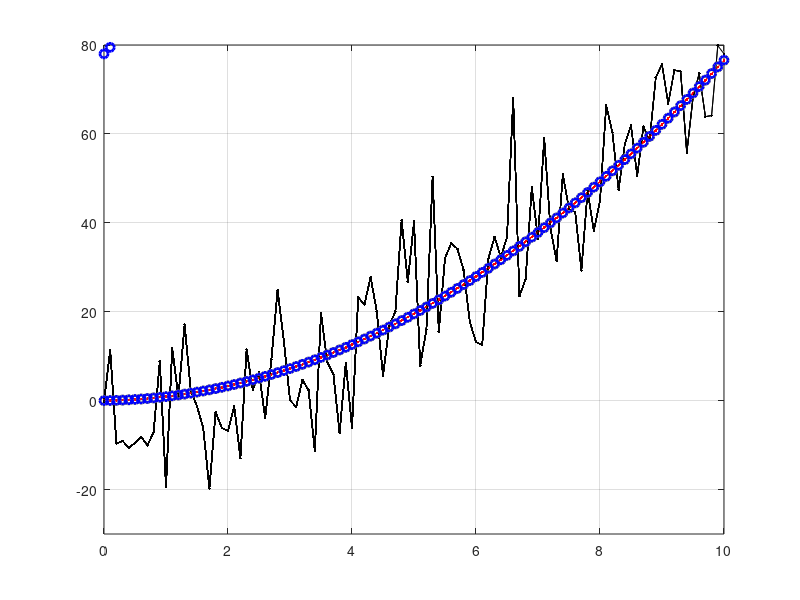

Recreate this plot in MATLAB.
% written by StudentDave
%for licensing and usage questions
%email scienceguy5000 at gmail. com

%Bayesian Ninja tracking Quail using kalman filter

clear all
% define our meta-variables (i.e. how long and often we will sample)
duration = 10  %how long the Quail flies
dt = .1;  %The Ninja continuously looks for the birdy,
%but we'll assume he's just repeatedly sampling over time at a fixed interval

% Define update equations (Coefficent matrices): A physics based model for where we expect the Quail to be [state transition (state + velocity)] + [input control (acceleration)]
A = [1 dt; 0 1] ; % state transition matrix:  expected flight of the Quail (state prediction)
B = [dt^2/2; dt]; %input control matrix:  expected effect of the input accceleration on the state.
C = [1 0]; % measurement matrix: the expected measurement given the predicted state (likelihood)
%since we are only measuring position (too hard for the ninja to calculate speed), we set the velocity variable to
%zero.

% define main variables
u = 1.5; % define acceleration magnitude
Q= [0; 0]; %initized state--it has two components: [position; velocity] of the Quail
Q_estimate = Q;  %x_estimate of initial location estimation of where the Quail is (what we are updating)
Q_estimate1 = Q;
QuailAccel_noise_mag = 0.05; %process noise: the variability in how fast the Quail is speeding up (stdv of acceleration: meters/sec^2)
NinjaVision_noise_mag = 10;  %measurement noise: How mask-blinded is the Ninja (stdv of location, in meters)
Ez = NinjaVision_noise_mag^2;% Ez convert the measurement noise (stdv) into covariance matrix
Ex = QuailAccel_noise_mag^2 * [dt^4/4 dt^3/2; dt^3/2 dt^2]; % Ex convert the process noise (stdv) into covariance matrix
P = Ex; % estimate of initial Quail position variance (covariance matrix)
P1 = Ex;

% initize result variables
% Initialize for speed
Q_loc = []; % ACTUAL Quail flight path
vel = []; % ACTUAL Quail velocity
Q_loc_meas = []; % Quail path that the Ninja sees


% simulate what the Ninja sees over time
%figure(2);clf
figure(1);clf
for t = 0 : dt: duration

    % Generate the Quail flight
    QuailAccel_noise = QuailAccel_noise_mag * [(dt^2/2)*randn; dt*randn];
    Q= A * Q+ B * u + QuailAccel_noise;
    % Generate what the Ninja sees
    NinjaVision_noise = NinjaVision_noise_mag * randn;
    y = C * Q + NinjaVision_noise;
    Q_loc = [Q_loc; Q(1)];
    Q_loc_meas = [Q_loc_meas; y];
    vel = [vel; Q(2)];
    %iteratively plot what the ninja sees
    plot(0:dt:t, Q_loc, '-r.')
    plot(0:dt:t, Q_loc_meas, '-k.')
    axis([0 10 -30 80])
    hold on
    %pause
end
grid on



%plot theoretical path of ninja that doesn't use kalman -> Moving average
%with windows size = 5
%plot(0:dt:t, smooth(Q_loc_meas), '-g.')
%hold on
%plot(0:dt:t, smooth(Q_loc_meas,dt,'rloess'), 'c');

%% Do kalman filtering
%initize estimation variables
Q_loc_estimate = []; %  Quail position estimate
Q_loc_estimate1 = [];
vel_estimate = []; % Quail velocity estimate
vel_estimate1 = [];
Q= [0; 0]; % re-initized state
P_estimate = P;
P_estimate1 = P;
P_mag_estimate = [];
P_mag_estimate1 = [];
predic_state = [];
predic_state1 = [];
predic_var = [];
predic_var1 = [];
for t = 1:length(Q_loc)
    % Predict next state of the quail with the last state and predicted motion.
    Q_estimate = A * Q_estimate + B * u;
    predic_state = [predic_state; Q_estimate(1)] ;
    %predict next covariance
    
    % Method 1
    P = A * P * A' + Ex;
    predic_var = [predic_var; P] ;
    
    % Kalman Gain
    K = P*C'*inv(C*P*C'+Ez);
    
    % Update the state estimate.
    Q_estimate = Q_estimate + K * (Q_loc_meas(t) - C * Q_estimate);
    
    % update covariance estimation.
    P =  (eye(2)-K*C)*P;
    
    %Store for plotting
    Q_loc_estimate = [Q_loc_estimate; Q_estimate(1)];
    vel_estimate = [vel_estimate; Q_estimate(2)];
    P_mag_estimate = [P_mag_estimate; P(1)]
    
    % Method 2
    P1 = A * P1 * A' + Ex - A*P1*C'*inv(C*P1*C'+Ez)*(A*P1*C')';
    predic_var1 = [predic_var1; P1] ;
    
    
    % Kalman Gain
    K1 = A*P1*C'*inv(C*P1*C'+Ez);
            
    % State optimal estimate
    Q_estimate1 = (A-K1*C)*Q_estimate1 + K1 *Q_loc_meas(t) + B*u;
    
    %Store for plotting
    Q_loc_estimate1 = [Q_loc_estimate1; Q_estimate1(1)];
    vel_estimate1 = [vel_estimate1; Q_estimate1(2)];
    P_mag_estimate1 = [P_mag_estimate1; P1(1)]
end
hold on
% Plot the results
figure(1);
tt = 0 : dt : duration;

plot(tt,Q_loc_estimate,'yo','LineWidth',2);
hold on
plot(tt,Q_loc_estimate1,'bo','LineWidth',2);
%axis([0 10 -30 80])

%% Do kalman filtering
%initize estimation variables
Q_loc_estimate = []; %  Quail position estimate
vel_estimate1 = []; % Quail velocity estimate
Q= [0; 0]; % re-initized state
P_estimate1 = P;
P_mag_estimate = [];
predic_state = [];
predic_var = [];
for t = 1:length(Q_loc)
    
    % Solution algebraic Riccati equation
    P = A * P * A' + Ex - A*P*C'*inv(C*P*C'+Ez)*(A*P*C')';
    
    % Kalman Gain
    K = A*P*C'*inv(C*P*C'+Ez);
    
    % State optimal estimate
    Q_estimate = (A-K*C)*Q_estimate + K *Q_loc_meas(t) + B*u;
    
    
    predic_var = [predic_var; P] ;
        
    % Update the state estimate.
    
    % update covariance estimation.
    %P =  (eye(2)-K*C)*P;
    %Store for plotting
    Q_loc_estimate = [Q_loc_estimate; Q_estimate(1)];
    vel_estimate1 = [vel_estimate1; Q_estimate(2)];
    P_mag_estimate = [P_mag_estimate; P(1)]
end
hold on
% Plot the results
figure(1);
tt = 0 : dt : duration;
%plot(tt,Q_loc,'-r.',tt,Q_loc_meas,'-k.', tt,Q_loc_estimate,'-g.');
plot(tt,Q_loc_estimate,'bo','LineWidth',2);

% 
% %plot the evolution of the distributions
% figure(3);clf
% for T = 1:length(Q_loc_estimate)
% clf
%     x = Q_loc_estimate(T)-5:.01:Q_loc_estimate(T)+5; % range on x axis
%      
%     %predicted next position of the quail    
%     hold on
%     mu = predic_state(T); % mean
%     sigma = predic_var(T); % standard deviation
%     y = normpdf(x,mu,sigma); % pdf
%     y = y/(max(y));
%     hl = line(x,y,'Color','m'); % or use hold on and normal plot
%       
%     %data measured by the ninja
%     mu = Q_loc_meas(T); % mean
%     sigma = NinjaVision_noise_mag; % standard deviation
%     y = normpdf(x,mu,sigma); % pdf
%     y = y/(max(y));
%     hl = line(x,y,'Color','k'); % or use hold on and normal plot
%    
%     %combined position estimate
%     mu = Q_loc_estimate(T); % mean
%     sigma = P_mag_estimate(T); % standard deviation
%     y = normpdf(x,mu,sigma); % pdf
%     y = y/(max(y));
%     hl = line(x,y, 'Color','g'); % or use hold on and normal plot
%     axis([Q_loc_estimate(T)-5 Q_loc_estimate(T)+5 0 1]);    
% 
%    
%     %actual position of the quail
%     plot(Q_loc(T));
%     ylim=get(gca,'ylim');
%     line([Q_loc(T);Q_loc(T)],ylim.','linewidth',2,'color','b');
%     legend('state predicted','measurement','state estimate','actual Quail position')
%     pause
% end